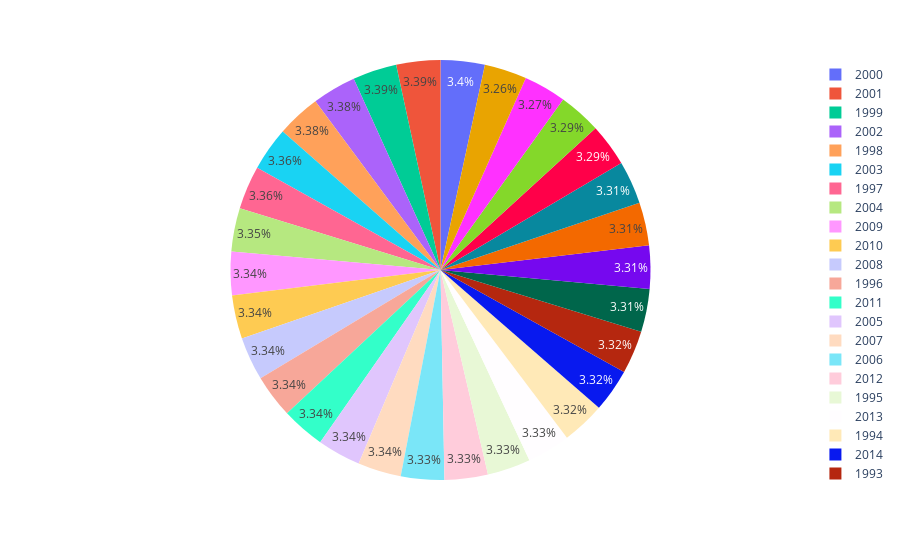

Write notebook code for a chart like this one.
### Code cell
fig=px.pie(data,values='mental_fitness',names='year')
fig.show()

### Figure 1 — Plotly figure (JSON) as saved in the notebook; plotly's stock layout.template omitted (floating-point values rounded to 4 significant figures; data arrays with more than 128 entries replaced by an {"elided": "..."} marker saying what was removed)
{"data": [{"domain": {"x": [0, 1], "y": [0, 1]}, "hovertemplate": "year=%{label}<br>mental_fitness=%{value}<extra></extra>", "labels": {"elided": "6840 int values"}, "legendgroup": "", "name": "", "showlegend": true, "type": "pie", "values": {"elided": "6840 float values"}}], "layout": {"legend": {"tracegroupgap": 0}, "margin": {"t": 60}}}
